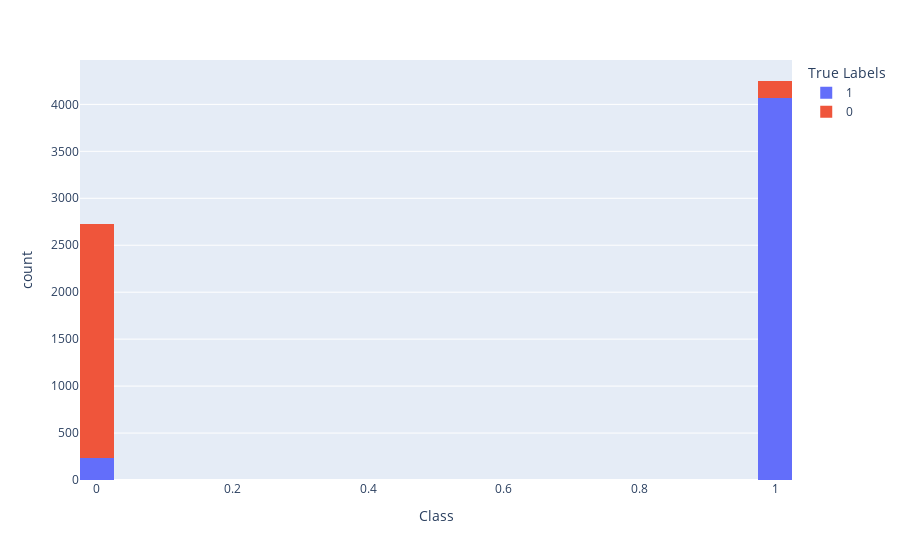
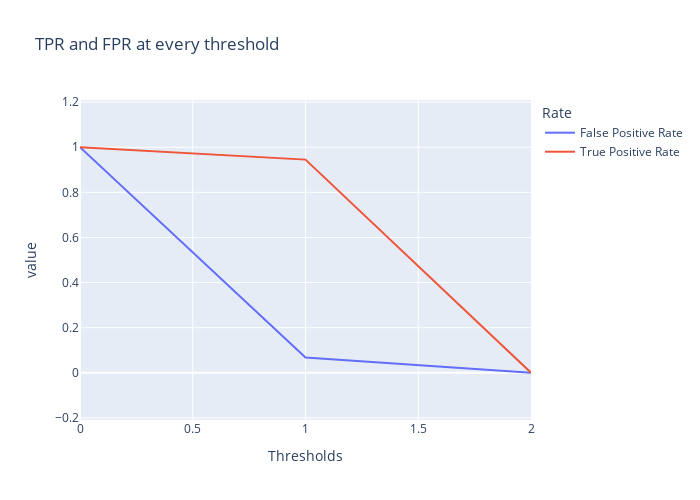

Notebook cell for these charts, in order:
### Code cell
y_test=y_valid.astype(int)
y_pred=preds.astype(int)
import plotly.express as px
from sklearn.metrics import roc_curve, auc

#y_score = log_reg_classifier.predict_proba(X)[:, 1]
fpr, tpr, thresholds = roc_curve(y_test, y_pred)

# The histogram of scores compared to true labels
fig_hist = px.histogram(
    x=y_pred, color=y_test, nbins=50,
    labels=dict(color='True Labels', x='Class')
)

fig_hist.show()
dff = pd.DataFrame({
    'False Positive Rate': fpr,
    'True Positive Rate': tpr
}, index=thresholds)
dff.index.name = "Thresholds"
dff.columns.name = "Rate"

fig_thresh = px.line(
    dff, title='TPR and FPR at every threshold',
    width=700, height=500
)

fig_thresh.update_yaxes(scaleanchor="x", scaleratio=1)
fig_thresh.update_xaxes(range=[0, 2], constrain='domain')
fig_thresh.show()

### Figure 1 — Plotly figure (JSON) as saved in the notebook; plotly's stock layout.template omitted (floating-point values rounded to 4 significant figures; data arrays with more than 128 entries replaced by an {"elided": "..."} marker saying what was removed)
{"data": [{"alignmentgroup": "True", "bingroup": "x", "hovertemplate": "True Labels=1<br>Class=%{x}<br>count=%{y}<extra></extra>", "legendgroup": "1", "marker": {"color": "#636efa", "pattern": {"shape": ""}}, "name": "1", "nbinsx": 50, "offsetgroup": "1", "orientation": "v", "showlegend": true, "type": "histogram", "x": {"elided": "4306 int values"}, "xaxis": "x", "yaxis": "y"}, {"alignmentgroup": "True", "bingroup": "x", "hovertemplate": "True Labels=0<br>Class=%{x}<br>count=%{y}<extra></extra>", "legendgroup": "0", "marker": {"color": "#EF553B", "pattern": {"shape": ""}}, "name": "0", "nbinsx": 50, "offsetgroup": "0", "orientation": "v", "showlegend": true, "type": "histogram", "x": {"elided": "2665 int values"}, "xaxis": "x", "yaxis": "y"}], "layout": {"barmode": "relative", "legend": {"title": {"text": "True Labels"}, "tracegroupgap": 0}, "margin": {"t": 60}, "xaxis": {"anchor": "y", "domain": [0, 1], "title": {"text": "Class"}}, "yaxis": {"anchor": "x", "domain": [0, 1], "title": {"text": "count"}}}}

### Figure 2 — Plotly figure (JSON) as saved in the notebook; plotly's stock layout.template omitted (floating-point values rounded to 4 significant figures)
{"data": [{"hovertemplate": "Rate=False Positive Rate<br>Thresholds=%{x}<br>value=%{y}<extra></extra>", "legendgroup": "False Positive Rate", "line": {"color": "#636efa", "dash": "solid"}, "marker": {"symbol": "circle"}, "mode": "lines", "name": "False Positive Rate", "orientation": "v", "showlegend": true, "type": "scatter", "x": [2, 1, 0], "xaxis": "x", "y": [0, 0.06717, 1], "yaxis": "y"}, {"hovertemplate": "Rate=True Positive Rate<br>Thresholds=%{x}<br>value=%{y}<extra></extra>", "legendgroup": "True Positive Rate", "line": {"color": "#EF553B", "dash": "solid"}, "marker": {"symbol": "circle"}, "mode": "lines", "name": "True Positive Rate", "orientation": "v", "showlegend": true, "type": "scatter", "x": [2, 1, 0], "xaxis": "x", "y": [0, 0.9452, 1], "yaxis": "y"}], "layout": {"height": 500, "legend": {"title": {"text": "Rate"}, "tracegroupgap": 0}, "title": {"text": "TPR and FPR at every threshold"}, "width": 700, "xaxis": {"anchor": "y", "constrain": "domain", "domain": [0, 1], "range": [0, 2], "title": {"text": "Thresholds"}}, "yaxis": {"anchor": "x", "domain": [0, 1], "scaleanchor": "x", "scaleratio": 1, "title": {"text": "value"}}}}
